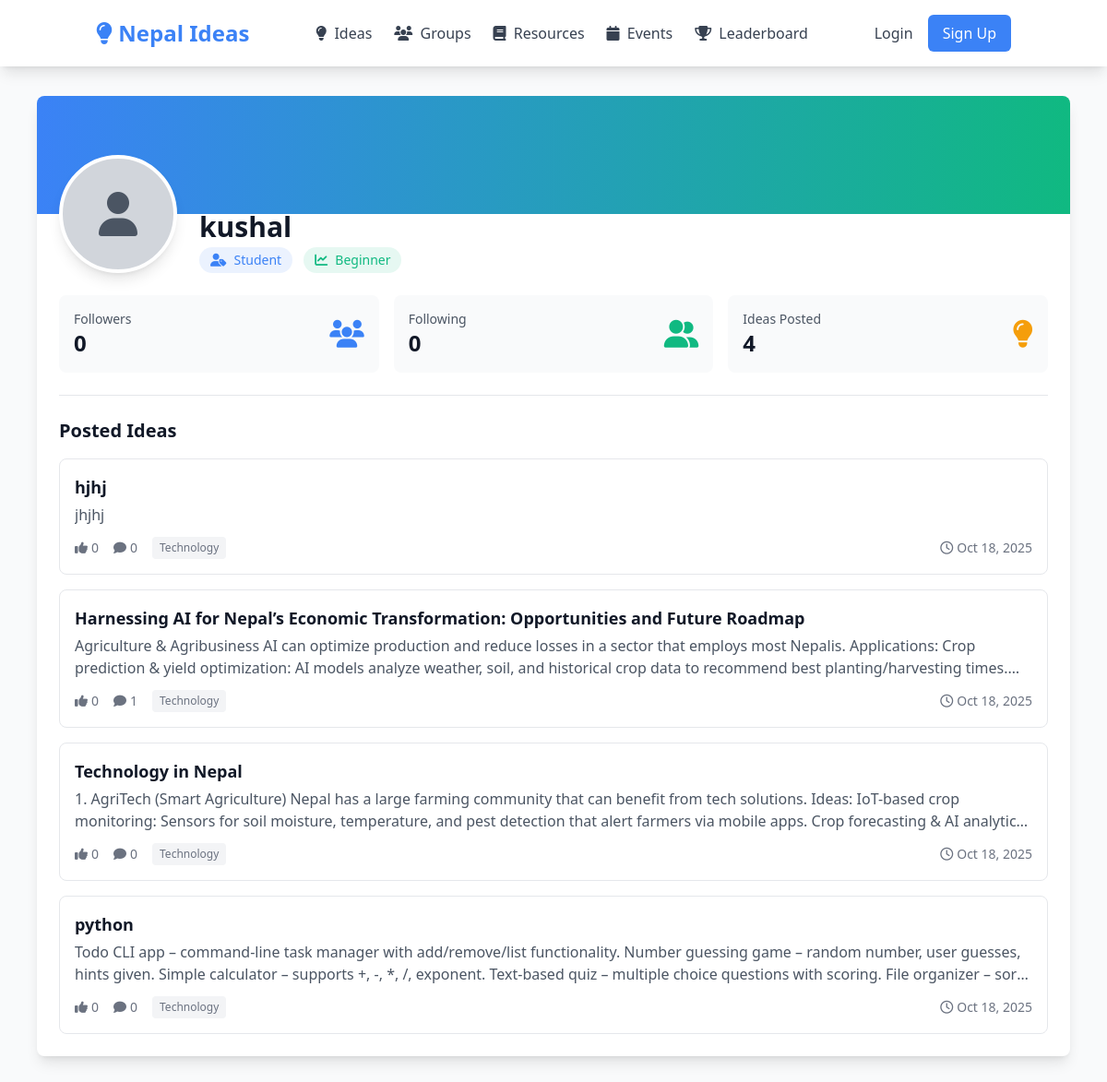
The page /users/profile/kushal/ on the database its author committed.
### users/models.py (models this page shows, shortened)
class User(AbstractUser):
    ROLE_CHOICES = [
        ('innovator', 'Innovator'),
        ('educator', 'Educator'),
        ('student', 'Student'),
        ('moderator', 'Moderator'),
        ('admin', 'Admin'),
    ]
    role = models.CharField(max_length=20, choices=ROLE_CHOICES, default='student')
    bio = models.TextField(blank=True, null=True)
    expertise = models.CharField(max_length=255, blank=True, null=True)
    profile_picture = models.ImageField(
        upload_to='profile_pics/',
        blank=True,
        null=True,
        validators=[FileExtensionValidator(allowed_extensions=['jpg', 'jpeg', 'png'])]
    )
    region = models.CharField(max_length=100, blank=True, null=True)
    skill_level = models.CharField(
        max_length=50,
        choices=[
            ('beginner', 'Beginner'),
            ('intermediate', 'Intermediate'),
            ('advanced', 'Advanced'),
            ('expert', 'Expert'),
        ],
        default='beginner'
    )
    followers = models.ManyToManyField(
        'self',
        symmetrical=False,
        related_name='following',
        blank=True
    )
    created_at = models.DateTimeField(auto_now_add=True)
    updated_at = models.DateTimeField(auto_now=True)
    class Meta:
        ordering = ['-created_at']

### ideas/models.py (models this page shows, shortened)
class Idea(models.Model):
    title = models.CharField(max_length=200)
    slug = models.SlugField(max_length=220, unique=True, blank=True)
    description = models.TextField()
    author = models.ForeignKey(settings.AUTH_USER_MODEL, on_delete=models.CASCADE, related_name='ideas')
    category = models.ForeignKey(Category, on_delete=models.SET_NULL, null=True, related_name='ideas')
    tags = TaggableManager()
    is_featured = models.BooleanField(default=False)
    created_at = models.DateTimeField(auto_now_add=True)
    updated_at = models.DateTimeField(auto_now=True)
    def upvote_count(self):
        return self.upvotes.count()
    def comment_count(self):
        return self.comments.count()
    class Meta:
        ordering = ['-created_at']

class Category(models.Model):
    CATEGORY_CHOICES = [
        ('tech', 'Technology'),
        ('education', 'Education'),
        ('social', 'Social Innovation'),
    ]
    name = models.CharField(max_length=50, choices=CATEGORY_CHOICES, unique=True)
    description = models.TextField(blank=True)
    icon = models.CharField(max_length=50, blank=True)
    created_at = models.DateTimeField(auto_now_add=True)
    def __str__(self):
        return self.get_name_display()
    class Meta:
        verbose_name_plural = 'Categories'
        ordering = ['name']

### users/views.py (the view)
# urls.py: path('profile/<str:username>/', views.profile, name='profile'),
def profile(request, username):
    user = get_object_or_404(User, username=username)
    is_following = False
    if request.user.is_authenticated:
        is_following = user.followers.filter(id=request.user.id).exists()
    followers_count = user.followers.count()
    following_count = user.following.count()
    user_ideas = user.ideas.all().order_by('-created_at')
    context = {
        'profile_user': user,
        'is_following': is_following,
        'followers_count': followers_count,
        'following_count': following_count,
        'user_ideas': user_ideas,
        'is_own_profile': request.user.is_authenticated and request.user.username == username,
    }
    return render(request, 'users/profile.html', context)

### templates/users/profile.html (shortened to what this page needs)
{% extends 'base.html' %}
{% load static %}
{% block content %}
<div class="container mx-auto px-4 py-8 max-w-6xl">
    <div class="bg-white rounded-lg shadow-lg overflow-hidden">
        <div class="bg-gradient-to-r from-primary to-secondary h-32"></div>
        <div class="px-6 pb-6">
            <div class="flex flex-col md:flex-row items-start md:items-end -mt-16 mb-6">
                <div class="relative mb-4 md:mb-0">
                    {% if profile_user.profile_picture %}
                        <img src="{{ profile_user.profile_picture.url }}" alt="{{ profile_user.username }}"
                             class="w-32 h-32 rounded-full border-4 border-white object-cover shadow-lg">
                    {% else %}
                        <div class="w-32 h-32 rounded-full border-4 border-white bg-gray-300 flex items-center justify-center shadow-lg">
                            <i class="fas fa-user text-5xl text-gray-600"></i>
                        </div>
                    {% endif %}
                </div>
                <div class="md:ml-6 flex-1">
                    <div class="flex flex-col md:flex-row md:items-center md:justify-between">
                        <div>
                            <h1 class="text-3xl font-bold text-gray-900">{{ profile_user.username }}</h1>
                            <p class="text-gray-600 mt-1">
                                <span class="inline-flex items-center px-3 py-1 rounded-full text-sm font-medium bg-primary/10 text-primary">
                                    <i class="fas fa-user-tag mr-2"></i>{{ profile_user.get_role_display }}
                                </span>
                                {% if profile_user.skill_level %}
                                    <span class="inline-flex items-center px-3 py-1 rounded-full text-sm font-medium bg-secondary/10 text-secondary ml-2">
                                        <i class="fas fa-chart-line mr-2"></i>{{ profile_user.get_skill_level_display }}
                                    </span>
                                {% endif %}
                            </p>
                        </div>
                    </div>
                </div>
            </div>
            <div class="grid grid-cols-1 md:grid-cols-3 gap-4 mb-6">
                <div class="bg-gray-50 p-4 rounded-lg">
                    <div class="flex items-center justify-between">
                        <div>
                            <p class="text-gray-600 text-sm">Followers</p>
                            <p class="text-2xl font-bold text-gray-900" id="followers-count">{{ followers_count }}</p>
                        </div>
                        <i class="fas fa-users text-3xl text-primary"></i>
                    </div>
                </div>
                <div class="bg-gray-50 p-4 rounded-lg">
                    <div class="flex items-center justify-between">
                        <div>
                            <p class="text-gray-600 text-sm">Following</p>
                            <p class="text-2xl font-bold text-gray-900">{{ following_count }}</p>
                        </div>
                        <i class="fas fa-user-friends text-3xl text-secondary"></i>
                    </div>
                </div>
                <div class="bg-gray-50 p-4 rounded-lg">
                    <div class="flex items-center justify-between">
                        <div>
                            <p class="text-gray-600 text-sm">Ideas Posted</p>
                            <p class="text-2xl font-bold text-gray-900">{{ user_ideas.count }}</p>
                        </div>
                        <i class="fas fa-lightbulb text-3xl text-accent"></i>
                    </div>
                </div>
            </div>
            <div class="border-t pt-6">
                <h2 class="text-xl font-bold text-gray-900 mb-4">Posted Ideas</h2>
                {% if user_ideas %}
                <div class="space-y-4">
                    {% for idea in user_ideas %}
                    <div class="border rounded-lg p-4 hover:shadow-md transition">
                        <div class="flex items-start justify-between">
                            <div class="flex-1">
                                <h3 class="text-lg font-semibold text-gray-900 hover:text-primary">
                                    <a href="{% url 'ideas:detail' slug=idea.slug %}">{{ idea.title }}</a>
                                </h3>
                                <p class="text-gray-600 mt-1 line-clamp-2">{{ idea.description }}</p>
                                <div class="flex items-center gap-4 mt-3 text-sm text-gray-500">
                                    <span><i class="fas fa-thumbs-up mr-1"></i>{{ idea.upvote_count }}</span>
                                    <span><i class="fas fa-comment mr-1"></i>{{ idea.comment_count }}</span>
                                    {% if idea.category %}
                                    <span class="px-2 py-1 bg-gray-100 rounded text-xs">{{ idea.category }}</span>
                                    {% endif %}
                                    <span class="ml-auto"><i class="far fa-clock mr-1"></i>{{ idea.created_at|date:"M d, Y" }}</span>
                                </div>
                            </div>
                        </div>
                    </div>
                    {% endfor %}
                </div>
                {% else %}
                <div class="text-center py-8">
                    <i class="fas fa-lightbulb text-6xl text-gray-300 mb-4"></i>
                    <p class="text-gray-600">No ideas posted yet.</p>
                </div>
                {% endif %}
            </div>
        </div>
    </div>
</div>
{% endblock %}

### templates/base.html (shortened to what this page needs)
{% load static %}
<!DOCTYPE html>
<html lang="en">
<head>
    <script src="https://cdn.tailwindcss.com"></script>
    <link rel="stylesheet" href="https://cdnjs.cloudflare.com/ajax/libs/font-awesome/6.4.0/css/all.min.css">
</head>
<body class="bg-gray-50">
    {% include 'partials/navbar.html' %}
    <main class="min-h-screen">
        {% block content %}{% endblock %}
    </main>
</body>
</html>

### templates/partials/navbar.html
{% load static %}
<nav class="bg-white shadow-lg">
    <div class="container mx-auto px-4">
        <div class="flex justify-between items-center py-4">
            <div class="flex items-center space-x-4">
                <a href="{% url 'home' %}" class="text-2xl font-bold text-primary">
                    <i class="fas fa-lightbulb"></i> Nepal Ideas
                </a>
            </div>
            <div class="hidden md:flex items-center space-x-6">
                <a href="{% url 'ideas:list' %}" class="text-gray-700 hover:text-primary transition">
                    <i class="fas fa-lightbulb mr-1"></i> Ideas
                </a>
                <a href="{% url 'groups:list' %}" class="text-gray-700 hover:text-primary transition">
                    <i class="fas fa-users mr-1"></i> Groups
                </a>
                <a href="{% url 'resources:list' %}" class="text-gray-700 hover:text-primary transition">
                    <i class="fas fa-book mr-1"></i> Resources
                </a>
                <a href="{% url 'events:list' %}" class="text-gray-700 hover:text-primary transition">
                    <i class="fas fa-calendar mr-1"></i> Events
                </a>
                <a href="{% url 'gamification:leaderboard' %}" class="text-gray-700 hover:text-primary transition">
                    <i class="fas fa-trophy mr-1"></i> Leaderboard
                </a>
            </div>
            <div class="flex items-center space-x-4">
                {% if user.is_authenticated %}
                    <a href="{% url 'notifications:list' %}" class="text-gray-700 hover:text-primary transition relative">
                        <i class="fas fa-bell text-xl"></i>
                        <span class="absolute -top-1 -right-1 bg-red-500 text-white text-xs rounded-full h-5 w-5 flex items-center justify-center">3</span>
                    </a>
                    <a href="{% url 'messaging:inbox' %}" class="text-gray-700 hover:text-primary transition">
                        <i class="fas fa-envelope text-xl"></i>
                    </a>
                    <div class="relative group">
                        <button class="flex items-center space-x-2 text-gray-700 hover:text-primary transition">
                            {% if user.profile_picture %}
                                <img src="{{ user.profile_picture.url }}" alt="{{ user.username }}" class="w-8 h-8 rounded-full">
                            {% else %}
                                <div class="w-8 h-8 rounded-full bg-primary text-white flex items-center justify-center">
                                    {{ user.username|first|upper }}
                                </div>
                            {% endif %}
                            <span>{{ user.username }}</span>
                            <i class="fas fa-chevron-down text-sm"></i>
                        </button>
                        <div class="absolute right-0 mt-2 w-48 bg-white rounded-md shadow-lg py-1 hidden group-hover:block">
                            <a href="{% url 'users:profile' user.username %}" class="block px-4 py-2 text-gray-700 hover:bg-gray-100">
                                <i class="fas fa-user mr-2"></i> Profile
                            </a>
                            <a href="{% url 'users:settings' %}" class="block px-4 py-2 text-gray-700 hover:bg-gray-100">
                                <i class="fas fa-cog mr-2"></i> Settings
                            </a>
                            {% if user.is_staff %}
                            <a href="/admin/" class="block px-4 py-2 text-gray-700 hover:bg-gray-100">
                                <i class="fas fa-dashboard mr-2"></i> Admin
                            </a>
                            {% endif %}
                            <hr class="my-1">
                            <a href="{% url 'users:logout' %}" class="block px-4 py-2 text-red-600 hover:bg-gray-100">
                                <i class="fas fa-sign-out-alt mr-2"></i> Logout
                            </a>
                        </div>
                    </div>
                {% else %}
                    <a href="{% url 'users:login' %}" class="text-gray-700 hover:text-primary transition">Login</a>
                    <a href="{% url 'users:register' %}" class="bg-primary text-white px-4 py-2 rounded-md hover:bg-blue-600 transition">
                        Sign Up
                    </a>
                {% endif %}
            </div>
        </div>
    </div>
</nav>

### templates/partials/footer.html (shortened to what this page needs)
{% load static %}

### rows shown on the page
User: username "kushal", role "Student", skill_level "Beginner"
Idea: title "hjhj", description "jhjhj", upvote_count "0", comment_count "0", category "Technology", created_at "Oct 18, 2025"
Idea: title "Harnessing AI for Nepal’s Economic Transformation: Opportunities and Future Roadmap", description "Agriculture & Agribusiness AI can optimize production and reduce losses in a sector that employs most Nepalis. Applications: Crop prediction & yield optimization: AI models analyze weather, soil, and historical crop data to recommend best planting/harvesting…", upvote_count "0", comment_count "1", category "Technology", created_at "Oct 18, 2025"
Idea: title "Technology in Nepal", description "1. AgriTech (Smart Agriculture) Nepal has a large farming community that can benefit from tech solutions. Ideas: IoT-based crop monitoring: Sensors for soil moisture, temperature, and pest detection that alert farmers via mobile apps. Crop forecasting & AI…", upvote_count "0", comment_count "0", category "Technology", created_at "Oct 18, 2025"
Idea: title "python", description "Todo CLI app – command-line task manager with add/remove/list functionality. Number guessing game – random number, user guesses, hints given. Simple calculator – supports +, -, *, /, exponent. Text-based quiz – multiple choice questions with scoring. File organizer –…", upvote_count "0", comment_count "0", category "Technology", created_at "Oct 18, 2025"

### other values the page prints
{{ followers_count }} "0"
{{ following_count }} "0"
{{ user_ideas.count }} "4"
